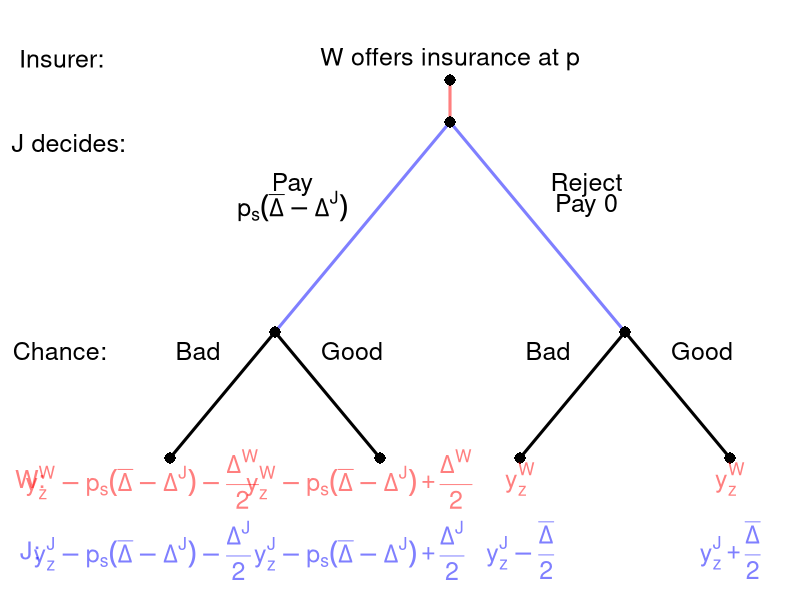

Write R code to recreate this figure.
#' Graph Designer: Simon Halliday, Scott Cohn
#' Authors: Bowles and Halliday
#' Title: Coordination, Conflict and Competition: A Text in Microeconomics

library(shape)
pdf(file = "risk/sequential_risk.pdf", width = 9, height = 7)

#Set parameters for graphics
axislabelsize <- 1.5
labelsize <- 2
actionlabelsize <- 1.5
graphlinewidth <- 3
segmentlinewidth <- 2
nodesize <- 1.5

COL <- c("#7fc97f", "#beaed4", "#fdc086", "#ffff99", "#386cb0", "#f0027f", "#bf5b17", "#666666")
COLA <- c("#99d8c9","#66c2a4","#41ae76", "#238b45", "#005824")
COLB <- c("#4eb3d3", "#2b8cbe", "#0868ac","#084081")

par(mar =  c(5, 5, 4, 0))

xlims <- c(0, 10)
ylims <- c(0, 10)

npts <- 501 
x <- seq(xlims[1], xlims[2], length.out = npts)
y <- seq(ylims[1], ylims[2], length.out = npts) 

plot(0, 0, xlim = xlims, ylim = ylims, type = "n",
     xlab = expression(paste("")),
     ylab = expression(paste("")), 
     xaxt = "n", 
     yaxt = "n", 
     cex.lab = axislabelsize, 
     bty = "n",
     xaxs="i", 
     yaxs="i")

ticksy <- seq(from = 0, to = ylims[2], by = 2)
ylabels <- seq(from = 0, to = ylims[2], by = 2)
ticksx <- seq(from = 0, to = xlims[2], by = 2)
xlabels <- seq(from = 0, to = xlims[2], by = 2)

#Branches for Agent
segments(5, 9, 5, 10, lty = 1, col = rgb(1, 0, 0, 0.5), lwd = graphlinewidth, xpd = TRUE)
#Fish 10
segments(5, 9, 2.5, 4, col = rgb(0, 0, 1, 0.5), lty = 1, lwd = graphlinewidth)
segments(2.5, 4, 1, 1, lty = 1,  lwd = graphlinewidth)

#Fish 12
segments(5, 9, 7.5, 4, lty = 1, col = rgb(0, 0, 1, 0.5), lwd = graphlinewidth)

segments(7.5, 4, 9, 1, lty = 1, lwd = graphlinewidth)

#Branches for Agent
#From Aram Fishing 10
#Bina fishes 10
segments(7.5, 4, 6, 1, lty = 1,  lwd = graphlinewidth)
#Bina fishes 12
segments(2.5, 4, 4, 1, lty = 1,  lwd = graphlinewidth)

#From Aram fishing 12
#Bina fishes 10
#segments(7.5, 5, 6, 1, lty = 1, col = rgb(1, 0, 0, 0.5), lwd = graphlinewidth)


#Bina fishes 12
#segments(7.5, 5, 9, 1, lty = 1, col = rgb(1, 0, 0, 0.5), lwd = graphlinewidth)

#Initial node
points(5, 10, pch = 16, col = "black", cex = nodesize, xpd = TRUE)
points(5, 9, pch = 16, col = "black", cex = nodesize)

#P1 Nodes
points(2.5, 4, pch = 16, col = "black", cex = nodesize)
points(7.5, 4, pch = 16, col = "black", cex = nodesize) 

#P2 Terminal Nodes
points(1, 1, pch = 16, col = "black", cex = nodesize)
points(4, 1, pch = 16, col = "black", cex = nodesize)
points(6, 1, pch = 16, col = "black", cex = nodesize)
points(9, 1, pch = 16, col = "black", cex = nodesize)

text(-0.55, 10.5, expression(paste("Insurer:")), cex = actionlabelsize, xpd = TRUE)
text(5, 10.5, expression(paste("W offers insurance at ", p)), cex = actionlabelsize, xpd = TRUE)
#text(5, 10.55, expression(paste("and wage, ", w)), cex = actionlabelsize, xpd = TRUE)

text(-0.45, 8.5, expression(paste("J decides:")), cex = actionlabelsize, xpd = TRUE)

text(2.75, 7.5, expression(paste("Pay")), cex = actionlabelsize)
text(2.75, 7, expression(paste(p[s](bar(Delta) - Delta^J))), cex = actionlabelsize)


text(6.95, 7.5, expression(paste("Reject")), cex = actionlabelsize)
text(6.95, 7, expression("Pay 0"), cex = actionlabelsize)

#text(-0.575, 6.15, expression(paste("Chance:")), cex = actionlabelsize, xpd = TRUE)

# text(2.2, 6.15-0.5, expression(paste("Worker is")), cex = actionlabelsize)
# text(2.2, 5.7-0.5, expression(paste("terminated")), cex = actionlabelsize)
# text(2.2, 5.25-0.5, expression(paste((t))), cex = actionlabelsize)

text(-0.575, 3.55, expression(paste("Chance:")), cex = actionlabelsize, xpd = TRUE)

text(1.4, 3.55, expression(paste("Bad")), cex = actionlabelsize)
text(3.6, 3.55, expression(paste("Good")), cex = actionlabelsize)
text(6.4, 3.55, expression(paste("Bad")), cex = actionlabelsize)
text(8.6, 3.55, expression(paste("Good")), cex = actionlabelsize)



#Payoffs 
text(-1, 0.5, expression(paste("W:")), cex = actionlabelsize, col = rgb(1, 0, 0, 0.5), xpd = TRUE)
text(-1, -1.2, expression(paste("J:")), cex = actionlabelsize, col = rgb(0, 0, 1, 0.5), xpd = TRUE)


text(0.6, 0.5, expression(y[z]^W - p[s](bar(Delta) - Delta^J) - frac(Delta^W, 2)), cex = actionlabelsize, col = rgb(1, 0, 0, 0.5), xpd = TRUE)
text(0.6, -1.2, expression(y[z]^J - p[s](bar(Delta) - Delta^J) - frac(Delta^J, 2)), cex = actionlabelsize, col = rgb(0, 0, 1, 0.5),xpd = TRUE)

text(3.7, 0.5, expression(y[z]^W - p[s](bar(Delta) - Delta^J) + frac(Delta^W, 2)), col = rgb(1, 0, 0, 0.5), cex = actionlabelsize, xpd = TRUE)
text(3.7, -1.2, expression(y[z]^J - p[s](bar(Delta) - Delta^J) + frac(Delta^J, 2)), col = rgb(0, 0, 1, 0.5), cex = actionlabelsize, xpd = TRUE)

text(6, 0.5, expression(y[z]^W), cex = actionlabelsize, col = rgb(1, 0, 0, 0.5), xpd = TRUE)
text(6, -1.2, expression(y[z]^J - frac(bar(Delta), 2)), col = rgb(0, 0, 1, 0.5), cex = actionlabelsize, xpd = TRUE)

text(9, 0.5, expression(y[z]^W), cex = actionlabelsize, col = rgb(1, 0, 0, 0.5), xpd = TRUE)
text(9, -1.2, expression(y[z]^J + frac(bar(Delta), 2)), col = rgb(0, 0, 1, 0.5), cex = actionlabelsize, xpd = TRUE)

dev.off()
